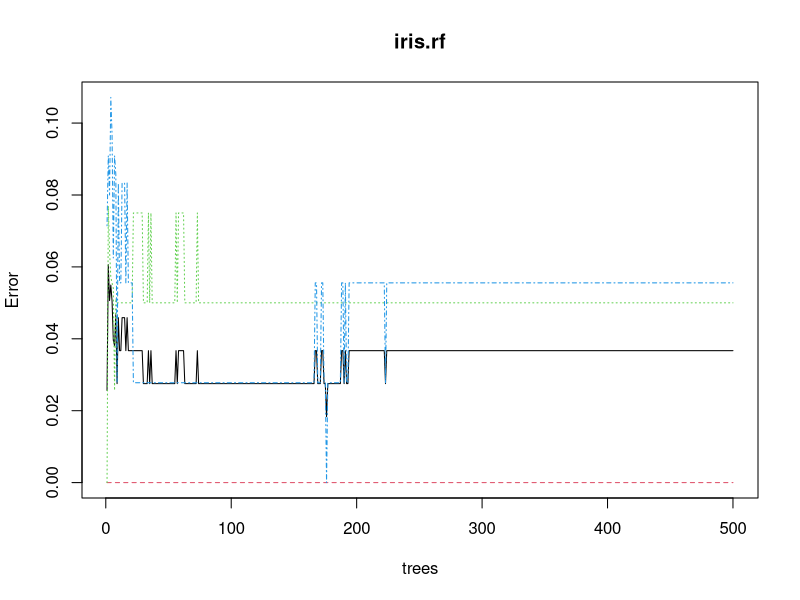
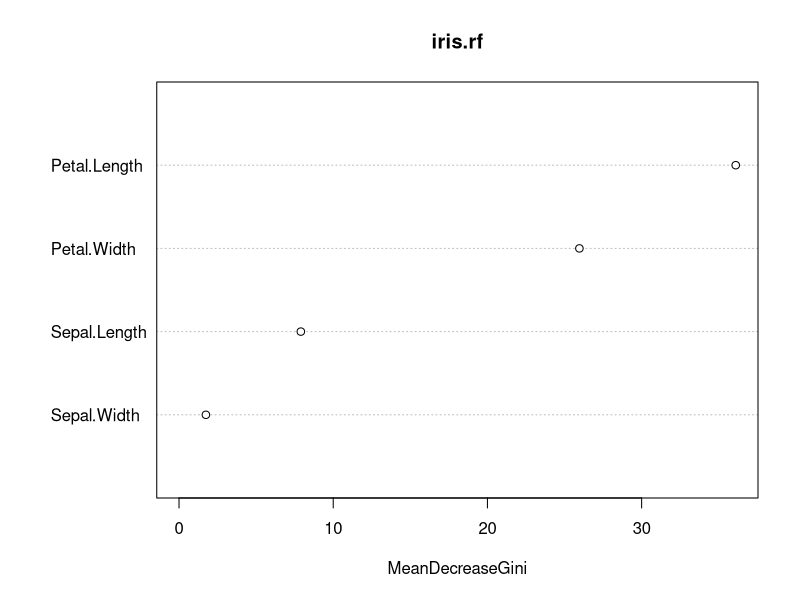

Reproduce these figures in R, in order.
# Ensembles.R - Random Forest(Ensemble)

# ==========================================================
# Install and load packages as needed
# ==========================================================

install.packages("randomForest")  # Install randomForest
library(datasets)                 # Load built-in datasets 
library(randomForest)             # Load randomForest

# ==========================================================
# Classification tree
# ==========================================================

# Use "iris" from built-in datasets

head(iris)  # Show first six cases

# Split data into training set (2/3) and testing set (1/3)
set.seed(16103)  # Random seed ; consistency of randomness
iris.split <- sample(2, nrow(iris), 
                     replace = TRUE,
                     prob = c(2/3, 1/3))
iris.train <- iris[iris.split == 1, ]
iris.test  <- iris[iris.split == 2, ]

# Compute random forest of decision trees
set.seed(5972)                              # Random seed
iris.rf <- randomForest(Species ~ .,        # Use all var
                        data = iris.train,  # Data
                        ntree = 500,        # Num trees
                        proximity = TRUE)   # Compute prox

# Check model on training set
print(iris.rf)       # Results with classification table
plot(iris.rf)        # Plot of error by number of trees
importance(iris.rf)  # Table of variable importance
varImpPlot(iris.rf)  # Plot of variable importance #See whats important indicator

# Use model on testing data
iris.pred <- predict(iris.rf, newdata = iris.test)
table(iris.pred, iris.test$Species)

# ==========================================================
# Clean up
# ==========================================================

# Clear workspace
# rm(list = ls()) 

# Unload packages
# detach("package:datasets", unload = TRUE)
# detach("package:randomForest", unload = TRUE)

# Clear plots
# dev.off()

# Clear console
# cat("\014")  # ctrl+L
